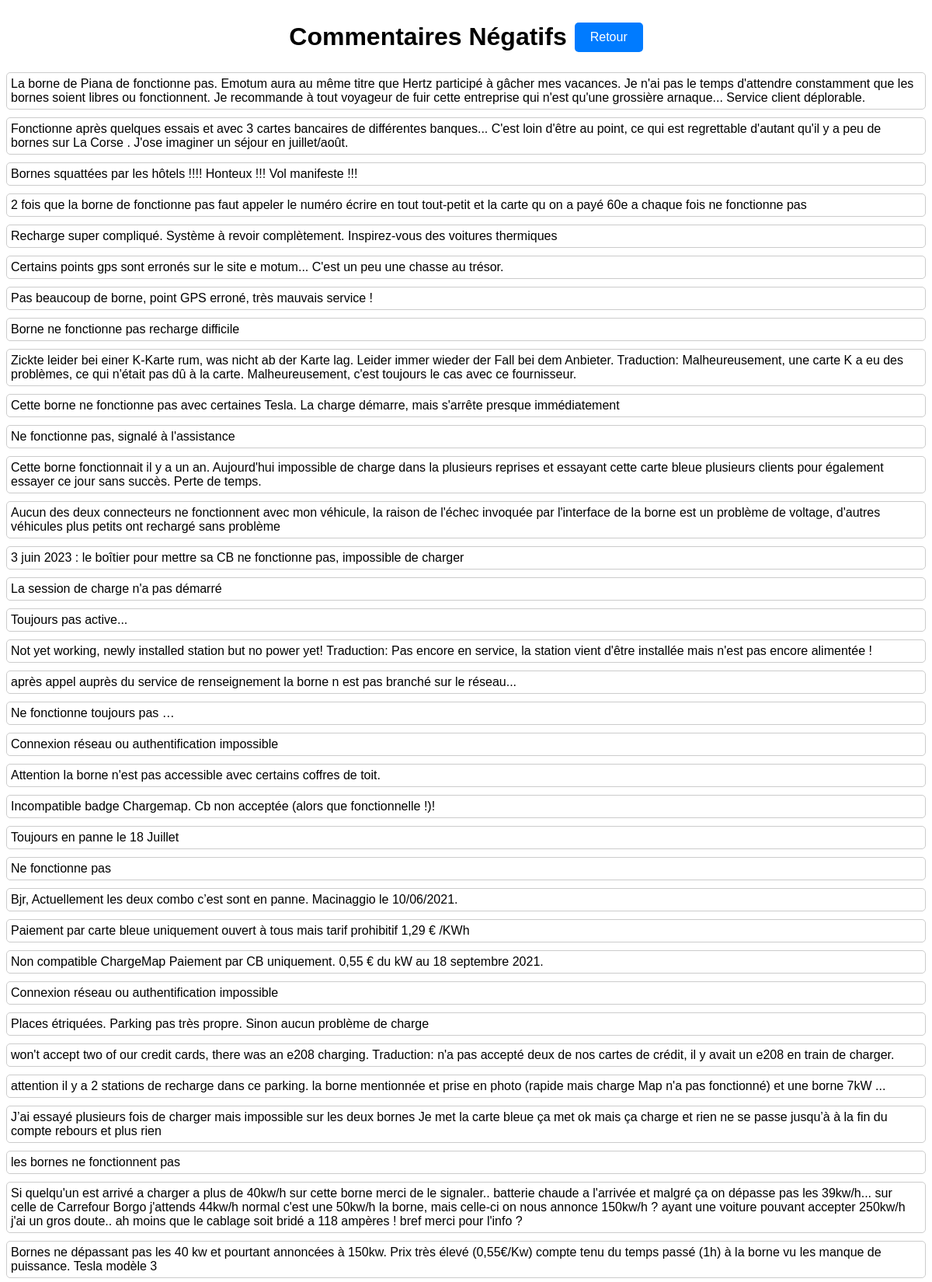
The page /negatif/ (upper part) on the database its author committed.
### comments/models.py (models this page shows, shortened)
class Comment(models.Model):
    label = models.BooleanField(default=False)
    text = models.TextField()
    created_at = models.CharField(max_length=100, default='')
    note = models.IntegerField(blank=True, null=True)
    published_on = models.CharField(max_length=100, default='')

### comments/views.py (the view)
# urls.py: path('negatif/', views.avis_negatifs, name='negatif'),
def avis_negatifs(request):
    avis_negatifs = Comment.objects.filter(label=False)
    context = {
        'avis_negatifs': avis_negatifs,
    }
    return render(request, 'comments/avis_negatifs.html', context)

### comments/templates/comments/avis_negatifs.html (shortened to what this page needs)
{% load static %}
<!DOCTYPE html>
<html lang="fr">
<head>
    <link rel="stylesheet" href="{% static 'css/styles.css' %}">
</head>
<body>
    <div class="title">
        <h1 class="title">Commentaires Négatifs</h1>
        <a href="{% url 'avis' %}">Retour</a>
    </div>
    <div class="comments">
        {% for avis in avis_negatifs %}
            <div class="comment">
                {{ avis.text }}
            </div>
        {% endfor %}
    </div>
</body>
</html>

### static/css/styles.css (style rules this page uses)
body { font-family: 'Arial', sans-serif; }
.comments { width: 100%; margin: 5px auto; overflow: auto; }
.comment { border: 1px solid #ccc; border-radius: 5px; padding: 5px; margin-bottom: 10px; clear: both; }
a { display: inline-block; padding: 10px 20px; background-color: #007bff; color: #fff; text-decoration: none; border-radius: 5px; transition: background-color 0.3s; }
.title { display: flex; flex-direction: row; justify-content: center; align-items: center; }
.title h1 { margin-right: 10px; }

### rows shown on the page
Comment: text "La borne de Piana de fonctionne pas. Emotum aura au même titre que Hertz participé à gâcher mes vacances. Je n'ai pas le temps d'attendre constamment que les bornes soient libres ou fonctionnent. Je recommande à tout voyageur de fuir cette entreprise qui n'est qu'une grossière arnaque... Service client déplorable."
Comment: text "Fonctionne après quelques essais et avec 3 cartes bancaires de différentes banques... C'est loin d'être au point, ce qui est regrettable d'autant qu'il y a peu de bornes sur La Corse . J'ose imaginer un séjour en juillet/août."
Comment: text "Bornes squattées par les hôtels !!!! Honteux !!! Vol manifeste !!!"
Comment: text "2 fois que la borne de fonctionne pas faut appeler le numéro écrire en tout tout-petit et la carte qu on a payé 60e a chaque fois ne fonctionne pas"
Comment: text "Recharge super compliqué. Système à revoir complètement. Inspirez-vous des voitures thermiques"
Comment: text "Certains points gps sont erronés sur le site e motum... C'est un peu une chasse au trésor."
Comment: text "Pas beaucoup de borne, point GPS erroné, très mauvais service !"
Comment: text "Borne ne fonctionne pas recharge difficile"
Comment: text "Zickte leider bei einer K-Karte rum, was nicht ab der Karte lag. Leider immer wieder der Fall bei dem Anbieter. Traduction: Malheureusement, une carte K a eu des problèmes, ce qui n'était pas dû à la carte. Malheureusement, c'est toujours le cas avec ce fournisseur."
Comment: text "Cette borne ne fonctionne pas avec certaines Tesla. La charge démarre, mais s'arrête presque immédiatement"
Comment: text "Ne fonctionne pas, signalé à l'assistance"
Comment: text "Cette borne fonctionnait il y a un an. Aujourd'hui impossible de charge dans la plusieurs reprises et essayant cette carte bleue plusieurs clients pour également essayer ce jour sans succès. Perte de temps."
Comment: text "Aucun des deux connecteurs ne fonctionnent avec mon véhicule, la raison de l'échec invoquée par l'interface de la borne est un problème de voltage, d'autres véhicules plus petits ont rechargé sans problème"
Comment: text "3 juin 2023 : le boîtier pour mettre sa CB ne fonctionne pas, impossible de charger"
Comment: text "La session de charge n'a pas démarré"
Comment: text "Toujours pas active..."
Comment: text "Not yet working, newly installed station but no power yet! Traduction: Pas encore en service, la station vient d'être installée mais n'est pas encore alimentée !"
Comment: text "après appel auprès du service de renseignement la borne n est pas branché sur le réseau..."
Comment: text "Ne fonctionne toujours pas …"
Comment: text "Connexion réseau ou authentification impossible"
Comment: text "Attention la borne n'est pas accessible avec certains coffres de toit."
Comment: text "Incompatible badge Chargemap. Cb non acceptée (alors que fonctionnelle !)!"
Comment: text "Toujours en panne le 18 Juillet"
Comment: text "Ne fonctionne pas"
Comment: text "Bjr, Actuellement les deux combo c’est sont en panne. Macinaggio le 10/06/2021."
Comment: text "Paiement par carte bleue uniquement ouvert à tous mais tarif prohibitif 1,29 € /KWh"
Comment: text "Non compatible ChargeMap Paiement par CB uniquement. 0,55 € du kW au 18 septembre 2021."
Comment: text "Connexion réseau ou authentification impossible"
Comment: text "Places étriquées. Parking pas très propre. Sinon aucun problème de charge"
Comment: text "won't accept two of our credit cards, there was an e208 charging. Traduction: n'a pas accepté deux de nos cartes de crédit, il y avait un e208 en train de charger."
Comment: text "attention il y a 2 stations de recharge dans ce parking. la borne mentionnée et prise en photo (rapide mais charge Map n'a pas fonctionné) et une borne 7kW ..."
Comment: text "J’ai essayé plusieurs fois de charger mais impossible sur les deux bornes Je met la carte bleue ça met ok mais ça charge et rien ne se passe jusqu’à à la fin du compte rebours et plus rien"
Comment: text "les bornes ne fonctionnent pas"
Comment: text "Si quelqu'un est arrivé a charger a plus de 40kw/h sur cette borne merci de le signaler.. batterie chaude a l'arrivée et malgré ça on dépasse pas les 39kw/h... sur celle de Carrefour Borgo j'attends 44kw/h normal c'est une 50kw/h la borne, mais celle-ci on nous annonce 150kw/h ? ayant une voiture pouvant accepter 250kw/h j'ai un gros doute.. ah moins que le cablage soit bridé a 118 ampères ! bref merci pour l'info ?"
Comment: text "Bornes ne dépassant pas les 40 kw et pourtant annoncées à 150kw. Prix très élevé (0,55€/Kw) compte tenu du temps passé (1h) à la borne vu les manque de puissance. Tesla modèle 3"
